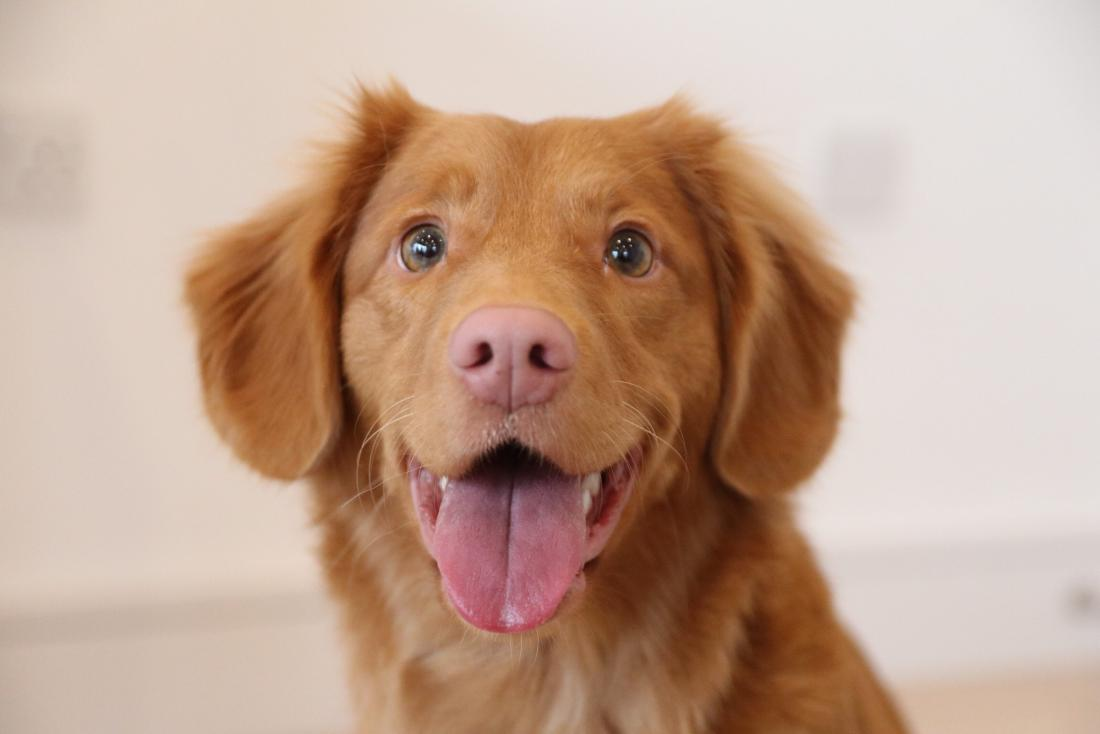
#> input picture images/content/puppy.jpg, 1100 x 734 px
$ python utils.py   (older library calls are emulated)
#> lines starting #> are read from the running program, lines starting #| are printed output that depends on the picture
import numpy as np
import os
from PIL import Image, ImageOps
import scipy.misc

def load_image(image_path, expand_dims=False, fit=True):
#> called with image_path = '../images/content/puppy.jpg', expand_dims = False, fit = True
    image = Image.open(image_path)
#> image is the input picture: PIL image 1100x734 RGB; mean R, G, B 192.9, 162.6, 143.9
    if fit:
        image = ImageOps.fit(image, (256, 256), Image.ANTIALIAS)
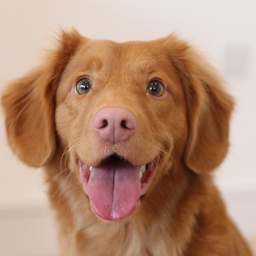
#> image: PIL image 256x256 RGB; mean R, G, B 179.1, 140.2, 116.4
    if expand_dims:
        image = np.expand_dims(image, axis=0)
    image = np.array(image)
    image = image.astype('float32')
#> image: shape (256, 256, 3) float32
    return image

def save_image(image_path, image):
    image = np.clip(image, 0, 255).astype('uint8')
    scipy.misc.imsave(image_path, image)

def image_generator(train_data_path, batch_size):
    """
    Creates a generator for the images in the train data folder.
    """
#> (the run stopped early here; a loop or call above may not have finished)

$ run again, with images/content/hearst_mining.jpg copied over images/content/puppy.jpg
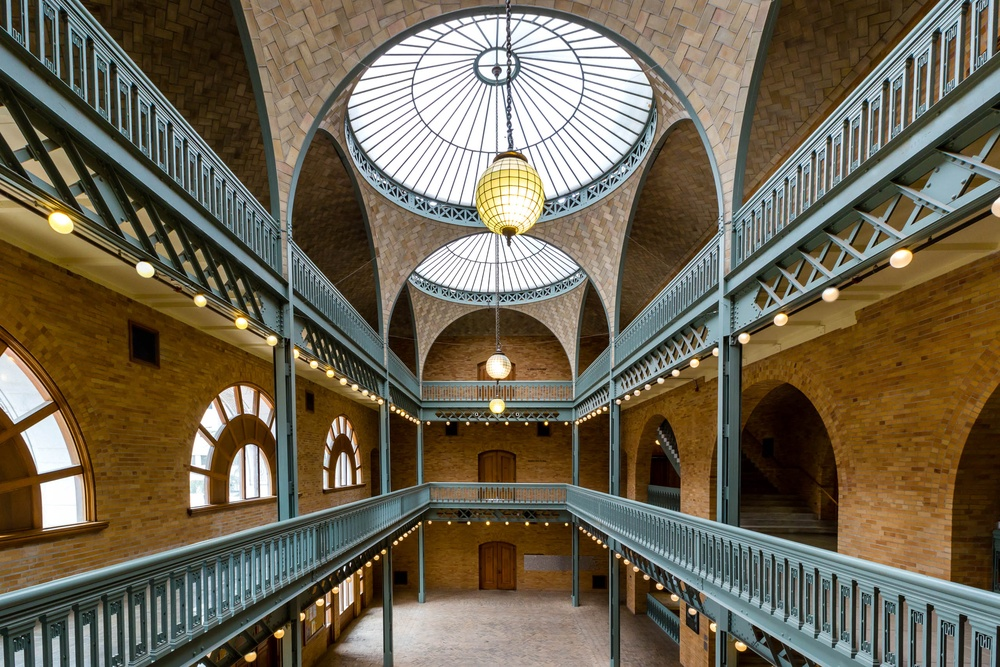
#> input picture images/content/hearst_mining.jpg, 1000 x 667 px, shrunk from 2560 x 1707 before the run
#> in load_image, image is the input picture: PIL image 1000x667 RGB; mean R, G, B 110.7, 101.1, 81.6
#> in load_image, `image = ImageOps.fit(image, (256, 256), Image.ANTIALIAS)`:
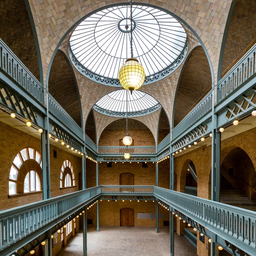
#> image: PIL image 256x256 RGB; mean R, G, B 114.3, 106.5, 91
